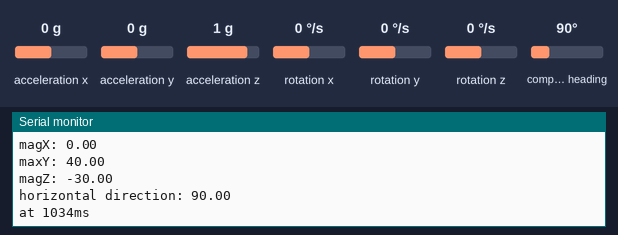
Recording of a sketch running on a simulated ESP32. Parts: the last lines printed to the serial monitor. Inputs (shaded band) come from the test bench; at power-on: acceleration x 0 g, acceleration y 0 g, acceleration z 1 g, rotation x 0 °/s, rotation y 0 °/s, rotation z 0 °/s, compass heading 90°.

Above: at 1.2 s.
1.3 s: acceleration x set to -1.4 g
At 1.9 s:
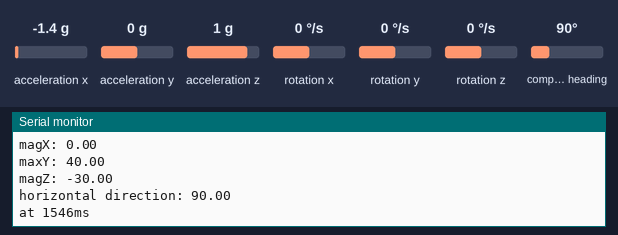
2.8 s: acceleration y set to -1.4 g
At 3.5 s:
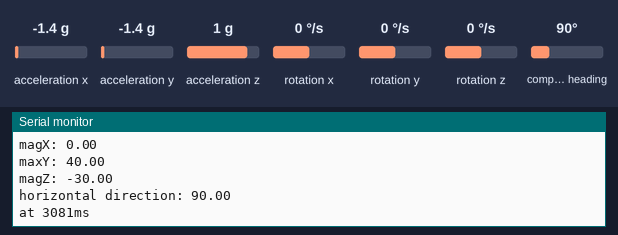
4.3 s: acceleration z set to -1.4 g
At 5.0 s:
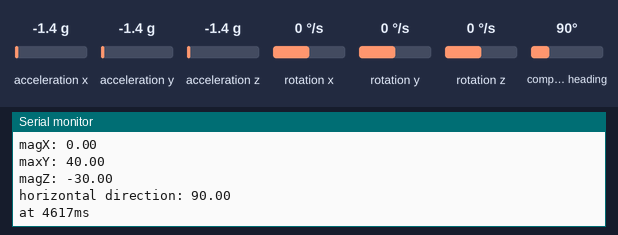
5.8 s: rotation x set to -192 °/s
At 5.8 s:
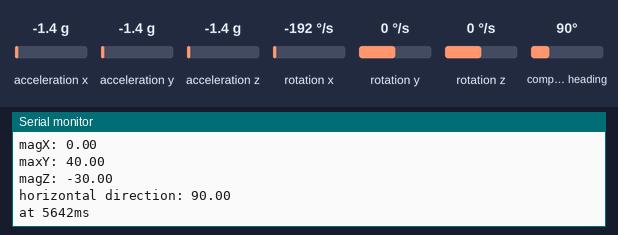
7.3 s: rotation y set to -192 °/s
At 7.3 s:
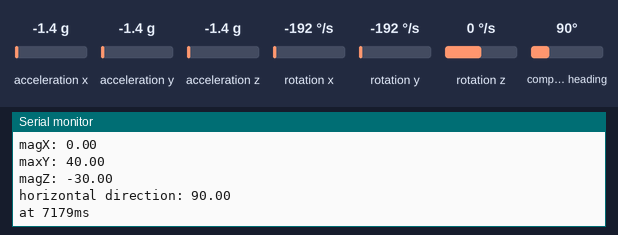
Timing chart, 0 to 9.8 s (numbered marks = the images above; inputs shaded):
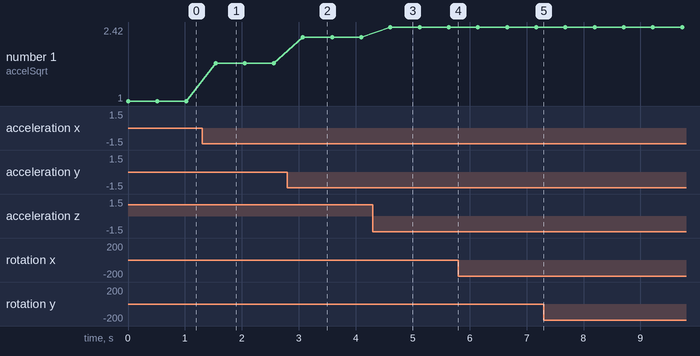

The sketch:

1-08.9_Axis_GyroSensor.ino
```cpp
#include <MPU9250_asukiaaa.h>

#ifdef _ESP32_HAL_I2C_H_
#define SDA_PIN 21
#define SCL_PIN 22
#endif

MPU9250_asukiaaa mySensor;
float aX, aY, aZ, aSqrt, gX, gY, gZ, mDirection, mX, mY, mZ;

void setup() {
  Serial.begin(115200);
  while(!Serial);
  Serial.println("started");

#ifdef _ESP32_HAL_I2C_H_ // For ESP32
  Wire.begin(SDA_PIN, SCL_PIN);
  mySensor.setWire(&Wire);
#endif

  mySensor.beginAccel();
  mySensor.beginGyro();
  mySensor.beginMag();

  // You can set your own offset for mag values
  // mySensor.magXOffset = -50;
  // mySensor.magYOffset = -55;
  // mySensor.magZOffset = -10;
}

void loop() {
  uint8_t sensorId;
  if (mySensor.readId(&sensorId) == 0) {
    Serial.println("sensorId: " + String(sensorId));
  } else {
    Serial.println("Cannot read sensorId");
  }

  if (mySensor.accelUpdate() == 0) {
    aX = mySensor.accelX();
    aY = mySensor.accelY();
    aZ = mySensor.accelZ();
    aSqrt = mySensor.accelSqrt();
    Serial.println("accelX: " + String(aX));
    Serial.println("accelY: " + String(aY));
    Serial.println("accelZ: " + String(aZ));
    Serial.println("accelSqrt: " + String(aSqrt));
  } else {
    Serial.println("Cannod read accel values");
  }

  if (mySensor.gyroUpdate() == 0) {
    gX = mySensor.gyroX();
    gY = mySensor.gyroY();
    gZ = mySensor.gyroZ();
    Serial.println("gyroX: " + String(gX));
    Serial.println("gyroY: " + String(gY));
    Serial.println("gyroZ: " + String(gZ));
  } else {
    Serial.println("Cannot read gyro values");
  }

  if (mySensor.magUpdate() == 0) {
    mX = mySensor.magX();
    mY = mySensor.magY();
    mZ = mySensor.magZ();
    mDirection = mySensor.magHorizDirection();
    Serial.println("magX: " + String(mX));
    Serial.println("maxY: " + String(mY));
    Serial.println("magZ: " + String(mZ));
    Serial.println("horizontal direction: " + String(mDirection));
  } else {
    Serial.println("Cannot read mag values");
  }

  Serial.println("at " + String(millis()) + "ms");
  Serial.println(""); // Add an empty line
  delay(500);
}
```

Measured:
- after the input at 1.3 s, the serial monitor: prints a new line after 0.24 s (image 1)
- after the input at 2.8 s, the serial monitor: prints a new line after 0.27 s (image 2)
- after the input at 4.3 s, the serial monitor: prints a new line after 0.31 s (image 3)
- plotted number 1: 1 → 1.72 after the input at 1.3 s, 1.72 → 2.22 after the input at 2.8 s, 2.22 → 2.42 after the input at 4.3 s
